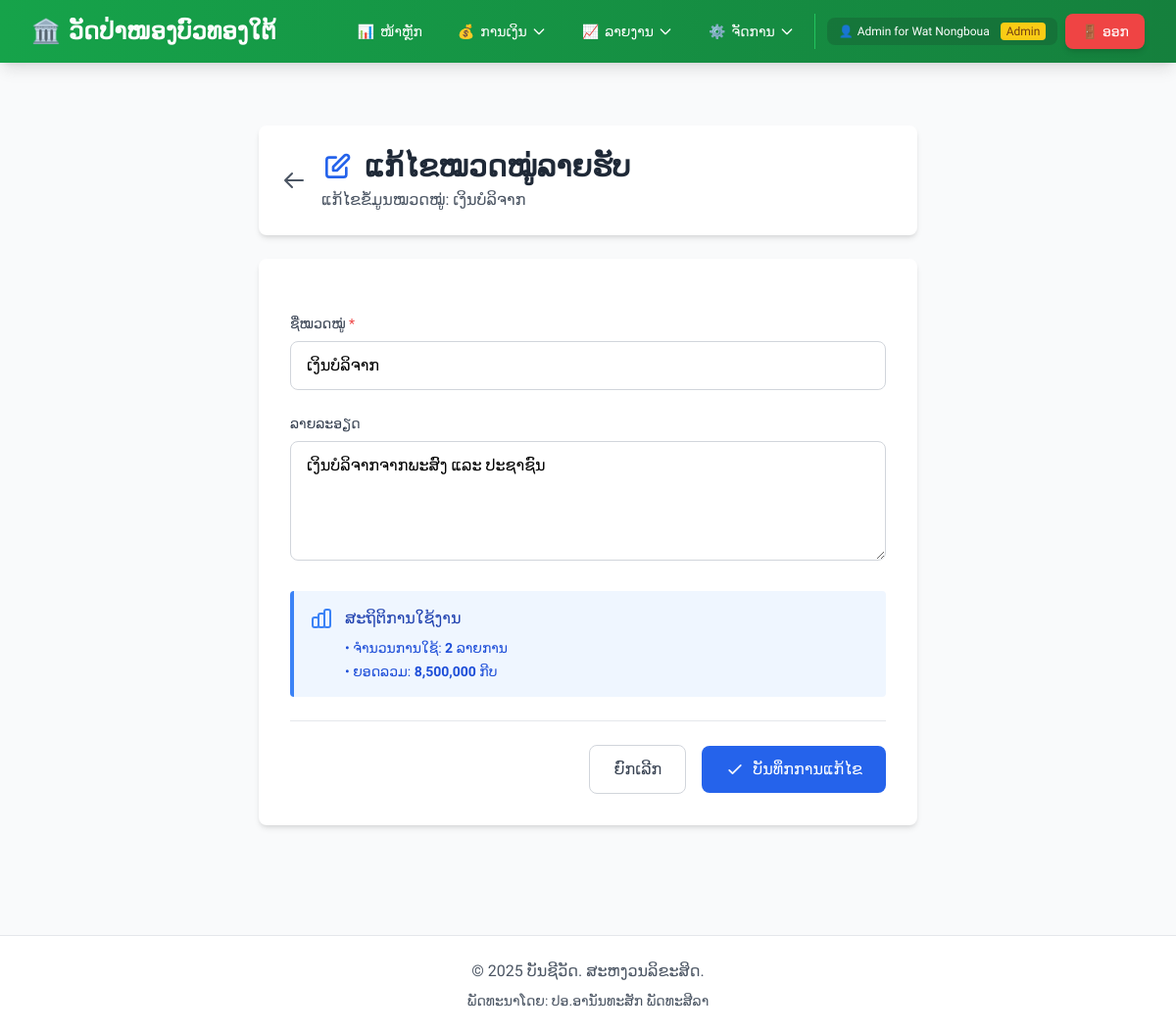
Page /modules/categories/income_edit.php?id=1 (signed in) on the committed database.
### tables this page shows
CREATE TABLE IF NOT EXISTS users (
    id INT PRIMARY KEY AUTO_INCREMENT,
    temple_id INT DEFAULT NULL COMMENT 'NULL for Super Admin, otherwise links to a temple',
    username VARCHAR(50) UNIQUE NOT NULL,
    password VARCHAR(255) NOT NULL,
    full_name VARCHAR(100) NOT NULL,
    role ENUM('admin', 'user') DEFAULT 'user',
    is_super_admin BOOLEAN DEFAULT FALSE COMMENT 'TRUE for Super Admin who can manage all temples',
    created_at TIMESTAMP DEFAULT CURRENT_TIMESTAMP,
    updated_at TIMESTAMP DEFAULT CURRENT_TIMESTAMP ON UPDATE CURRENT_TIMESTAMP,
    FOREIGN KEY (temple_id) REFERENCES temples(id) ON DELETE RESTRICT,
    INDEX idx_username (username),
    INDEX idx_temple_id (temple_id)
);

CREATE TABLE IF NOT EXISTS temples (
    id INT PRIMARY KEY AUTO_INCREMENT,
    temple_code VARCHAR(20) UNIQUE NOT NULL COMMENT 'ລະຫັດວັດ ເຊັ່ນ: WAT001',
    temple_name VARCHAR(200) NOT NULL COMMENT 'ຊື່ວັດ',
    temple_name_lao VARCHAR(200) NOT NULL COMMENT 'ຊື່ວັດພາສາລາວ',
    abbot_name VARCHAR(100) COMMENT 'ຊື່ເຈົ້າອະທິການ',
    address TEXT COMMENT 'ທີ່ຢູ່',
    district VARCHAR(100) COMMENT 'ເມືອງ',
    province VARCHAR(100) COMMENT 'ແຂວງ',
    phone VARCHAR(20) COMMENT 'ເບີໂທ',
    email VARCHAR(100) COMMENT 'ອີເມລ',
    logo_url VARCHAR(255) COMMENT 'URL ຮູບໂລໂກ້ວັດ',
    status ENUM('active', 'inactive') DEFAULT 'active' COMMENT 'ສະຖານະ',
    created_at TIMESTAMP DEFAULT CURRENT_TIMESTAMP,
    updated_at TIMESTAMP DEFAULT CURRENT_TIMESTAMP ON UPDATE CURRENT_TIMESTAMP,
    INDEX idx_temple_code (temple_code),
    INDEX idx_status (status)
);

CREATE TABLE IF NOT EXISTS income_categories (
    id INT PRIMARY KEY AUTO_INCREMENT,
    temple_id INT DEFAULT NULL COMMENT 'NULL = Global category for all temples',
    name VARCHAR(100) NOT NULL,
    description TEXT,
    created_at TIMESTAMP DEFAULT CURRENT_TIMESTAMP,
    FOREIGN KEY (temple_id) REFERENCES temples(id) ON DELETE CASCADE,
    UNIQUE INDEX unique_name_per_temple (name, temple_id)
);

### config.php (called while the page is built, shortened)
<?php
require_once __DIR__ . '/includes/temple_functions.php';
function getDB() {
    static $pdo = null;
    if ($pdo === null) {
        try {
            $dsn = "mysql:host=" . DB_HOST . ";dbname=" . DB_NAME . ";charset=" . DB_CHARSET;
            $options = [
                PDO::ATTR_ERRMODE => PDO::ERRMODE_EXCEPTION,
                PDO::ATTR_DEFAULT_FETCH_MODE => PDO::FETCH_ASSOC,
                PDO::ATTR_EMULATE_PREPARES => false,
                PDO::MYSQL_ATTR_INIT_COMMAND => "SET NAMES " . DB_CHARSET
            ];
            $pdo = new PDO($dsn, DB_USER, DB_PASS, $options);
        } catch (PDOException $e) {
            die("ການເຊື່ອມຕໍ່ຖານຂໍ້ມູນຜິດພາດ: " . $e->getMessage());
        }
    }
    return $pdo;
}
function isLoggedIn() {
    return isset($_SESSION['user_id']) && isset($_SESSION['username']);
}
function isAdmin() {
    return isset($_SESSION['role']) && $_SESSION['role'] === 'admin';
}
function e($string) {
    return htmlspecialchars($string, ENT_QUOTES, 'UTF-8');
}
function getCurrentUser() {
    if (!isLoggedIn()) {
        return null;
    }
    static $currentUser = null;
    if ($currentUser === null) {
        $db = getDB();
        $stmt = $db->prepare("SELECT * FROM users WHERE id = ?");
        $stmt->execute([$_SESSION['user_id']]);
        $currentUser = $stmt->fetch();
    }
    return $currentUser;
}

### includes/temple_functions.php (called while the page is built, shortened)
<?php
function getTempleById($templeId) {
    $db = getDB();
    $stmt = $db->prepare("SELECT * FROM temples WHERE id = ?");
    $stmt->execute([$templeId]);
    return $stmt->fetch();
}
function getCurrentUserTemple() {
    $user = getCurrentUser();
    return getTempleById($user['temple_id']);
}
function isSuperAdmin() {
    if (!isLoggedIn()) {
        return false;
    }
    $user = getCurrentUser();
    return !empty($user['is_super_admin']);
}

### modules/categories/income_edit.php (the view, shortened to what this page needs)
<?php
require_once '../../config.php';
$db = getDB();
$id = $_GET['id'] ?? 0;
try {
    $stmt = $db->prepare("SELECT * FROM income_categories WHERE id = ?");
    $stmt->execute([$id]);
    $category = $stmt->fetch();
} catch (PDOException $e) {
    setFlashMessage('ເກີດຂໍ້ຜິດພາດ', 'error');
    redirect('/modules/categories/income_list.php');
}
require_once '../../includes/header.php';
?>
<div class="container mx-auto px-4 py-8">
    <div class="max-w-2xl mx-auto">
        <div class="bg-white rounded-lg shadow-md p-6 mb-6">
            <div class="flex items-center justify-between">
                <div class="flex items-center">
                    <a href="<?php echo BASE_URL; ?>/modules/categories/income_list.php" class="text-gray-600 hover:text-gray-800 mr-4">
                        <svg class="w-6 h-6" fill="none" stroke="currentColor" viewBox="0 0 24 24">
                            <path stroke-linecap="round" stroke-linejoin="round" stroke-width="2" d="M10 19l-7-7m0 0l7-7m-7 7h18"></path>
                        </svg>
                    </a>
                    <div>
                        <h1 class="text-3xl font-bold text-gray-800 flex items-center">
                            <svg class="w-8 h-8 mr-3 text-blue-600" fill="none" stroke="currentColor" viewBox="0 0 24 24">
                                <path stroke-linecap="round" stroke-linejoin="round" stroke-width="2" d="M11 5H6a2 2 0 00-2 2v11a2 2 0 002 2h11a2 2 0 002-2v-5m-1.414-9.414a2 2 0 112.828 2.828L11.828 15H9v-2.828l8.586-8.586z"></path>
                            </svg>
                            ແກ້ໄຂໝວດໝູ່ລາຍຮັບ
                        </h1>
                        <p class="text-gray-600 mt-1">ແກ້ໄຂຂໍ້ມູນໝວດໝູ່: <?= htmlspecialchars($category['name']) ?></p>
                    </div>
                </div>
            </div>
        </div>
        <div class="bg-white rounded-lg shadow-md p-8">
            <form method="POST" class="space-y-6">
                <div>
                    <label for="name" class="block text-sm font-medium text-gray-700 mb-2">
                        ຊື່ໝວດໝູ່ <span class="text-red-500">*</span>
                    </label>
                    <input type="text"
                           id="name"
                           name="name"
                           required
                           placeholder="ເຊັ່ນ: ບຸນກຸສົນ, ເງິນອຸປະຖຳ, ລາຍຮັບອື່ນໆ"
                           class="w-full px-4 py-3 border border-gray-300 rounded-lg focus:ring-2 focus:ring-blue-500 focus:border-transparent transition duration-200"
                           value="<?= htmlspecialchars($_POST['name'] ?? $category['name']) ?>">
                </div>
                <div>
                    <label for="description" class="block text-sm font-medium text-gray-700 mb-2">
                        ລາຍລະອຽດ
                    </label>
                    <textarea id="description"
                              name="description"
                              rows="4"
                              placeholder="ລາຍລະອຽດເພີ່ມເຕີມກ່ຽວກັບໝວດໝູ່ນີ້ (ຖ້າມີ)"
                              class="w-full px-4 py-3 border border-gray-300 rounded-lg focus:ring-2 focus:ring-blue-500 focus:border-transparent transition duration-200"><?= htmlspecialchars($_POST['description'] ?? $category['description'] ?? '') ?></textarea>
                </div>
                <?php
                $stmt = $db->prepare("
                    SELECT COUNT(*) as count, COALESCE(SUM(amount), 0) as total
                    FROM income WHERE category_id = ?
                ");
                $stmt->execute([$id]);
                $usage = $stmt->fetch();
                ?>
                <div class="bg-blue-50 border-l-4 border-blue-500 p-4 rounded">
                    <div class="flex items-start">
                        <div>
                            <h3 class="text-blue-800 font-medium">ສະຖິຕິການໃຊ້ງານ</h3>
                            <ul class="mt-2 text-sm text-blue-700 space-y-1">
                                <li>• ຈຳນວນການໃຊ້: <strong><?= $usage['count'] ?></strong> ລາຍການ</li>
                                <li>• ຍອດລວມ: <strong><?= number_format($usage['total']) ?></strong> ກີບ</li>
                            </ul>
                        </div>
                    </div>
                </div>
                <div class="flex items-center justify-end gap-4 pt-6 border-t">
                    <a href="<?php echo BASE_URL; ?>/modules/categories/income_list.php"
                       class="px-6 py-3 border border-gray-300 rounded-lg text-gray-700 hover:bg-gray-50 transition duration-200">
                        ຍົກເລີກ
                    </a>
                    <button type="submit"
                            class="px-6 py-3 bg-blue-600 hover:bg-blue-700 text-white rounded-lg transition duration-200 flex items-center">
                        <svg class="w-5 h-5 mr-2" fill="none" stroke="currentColor" viewBox="0 0 24 24">
                            <path stroke-linecap="round" stroke-linejoin="round" stroke-width="2" d="M5 13l4 4L19 7"></path>
                        </svg>
                        ບັນທຶກການແກ້ໄຂ
                    </button>
                </div>
            </form>
        </div>
    </div>
</div>
<?php require_once '../../includes/footer.php'; ?>

### includes/header.php (shortened to what this page needs)
<?php
require_once __DIR__ . '/../config.php';
?>
<!DOCTYPE html>
<html lang="lo">
<head>
    <script src="https://cdn.tailwindcss.com"></script>
</head>
<body class="bg-gray-50">
    <?php if (isLoggedIn()): ?>
    <nav class="bg-gradient-to-r from-green-600 to-green-700 shadow-lg">
        <div class="max-w-7xl mx-auto px-4 sm:px-6 lg:px-8">
            <div class="flex justify-between h-16">
                <div class="flex items-center">
                    <a href="<?php echo BASE_URL; ?>/index.php" class="text-xl sm:text-2xl font-bold text-white flex items-center hover:text-green-100 transition duration-200">
                        <span class="text-2xl">🏛️</span>
                        <?php
                        $displayName = SITE_NAME;
                        if (function_exists('getCurrentUserTemple')) {
                            $temple = getCurrentUserTemple();
                            if ($temple) {
                                $displayName = $temple['temple_name_lao'] ?: $temple['temple_name'];
                            }
                        } elseif (function_exists('getActiveTemple')) {
                            $temple = getActiveTemple();
                            if ($temple) {
                                $displayName = $temple['temple_name_lao'] ?: $temple['temple_name'];
                            }
                        }
                        ?>
                        <span class="ml-2 hidden sm:inline"><?php echo e($displayName); ?></span>
                    </a>
                </div>
                <div class="hidden md:flex md:items-center md:space-x-1">
                    <a href="<?php echo BASE_URL; ?>/index.php"
                       class="px-4 py-2 text-sm font-medium text-white hover:bg-green-800 rounded-lg transition duration-200 flex items-center">
                        <span class="mr-1.5">📊</span> ໜ້າຫຼັກ
                    </a>
                    <div class="relative group">
                        <button class="px-4 py-2 text-sm font-medium text-white hover:bg-green-800 rounded-lg transition duration-200 flex items-center">
                            <span class="mr-1.5">💰</span> ການເງິນ
                            <svg class="w-4 h-4 ml-1" fill="none" stroke="currentColor" viewBox="0 0 24 24">
                                <path stroke-linecap="round" stroke-linejoin="round" stroke-width="2" d="M19 9l-7 7-7-7"></path>
                            </svg>
                        </button>
                    </div>
                    <div class="relative group">
                        <button class="px-4 py-2 text-sm font-medium text-white hover:bg-green-800 rounded-lg transition duration-200 flex items-center">
                            <span class="mr-1.5">📈</span> ລາຍງານ
                            <svg class="w-4 h-4 ml-1" fill="none" stroke="currentColor" viewBox="0 0 24 24">
                                <path stroke-linecap="round" stroke-linejoin="round" stroke-width="2" d="M19 9l-7 7-7-7"></path>
                            </svg>
                        </button>
                    </div>
                    <?php if (isAdmin()): ?>
                    <div class="relative group">
                        <button class="px-4 py-2 text-sm font-medium text-white hover:bg-green-800 rounded-lg transition duration-200 flex items-center">
                            <span class="mr-1.5">⚙️</span> ຈັດການ
                            <svg class="w-4 h-4 ml-1" fill="none" stroke="currentColor" viewBox="0 0 24 24">
                                <path stroke-linecap="round" stroke-linejoin="round" stroke-width="2" d="M19 9l-7 7-7-7"></path>
                            </svg>
                        </button>
                    </div>
                    <?php endif; ?>
                    <div class="flex items-center space-x-2 ml-3 pl-3 border-l border-green-500">
                        <div class="hidden lg:flex items-center px-3 py-1.5 bg-green-800 bg-opacity-50 rounded-lg">
                            <span class="text-xs text-white">
                                <span class="mr-1">👤</span><?php echo e($_SESSION['full_name'] ?? $_SESSION['username']); ?>
                                <?php if (function_exists('isSuperAdmin') && isSuperAdmin()): ?>
                                    <span class="ml-2 px-1.5 py-0.5 text-xs bg-purple-400 text-purple-900 rounded font-medium">Super Admin</span>
                                <?php elseif (isAdmin()): ?>
                                    <span class="ml-2 px-1.5 py-0.5 text-xs bg-yellow-400 text-yellow-900 rounded font-medium">Admin</span>
                                <?php endif; ?>
                            </span>
                        </div>
                        <a href="<?php echo BASE_URL; ?>/logout.php"
                           class="bg-red-500 hover:bg-red-600 text-white px-4 py-2 rounded-lg text-sm font-medium transition duration-200 flex items-center shadow-md">
                            <span class="mr-1">🚪</span> ອອກ
                        </a>
                    </div>
                </div>
            </div>
        </div>
    </nav>
    <?php endif; ?>
    <main class="max-w-7xl mx-auto px-4 sm:px-6 lg:px-8 py-8">

### includes/header.php (style rules this page uses)
body { font-family: 'Phetsarath', sans-serif; }

### rows in the picture
users: temple.temple_name_lao "ວັດປ່າໜອງບົວທອງໃຕ້"
income_categories: name "ເງິນບໍລິຈາກ", description "ເງິນບໍລິຈາກຈາກພະສົງ ແລະ ປະຊາຊົນ"

### other values in the picture
$_SESSION['full_name'] "Admin for Wat Nongboua"
$usage['count'] "2"
$usage['total'] "8,500,000"
SITE_NAME "ບັນຊີວັດ"
